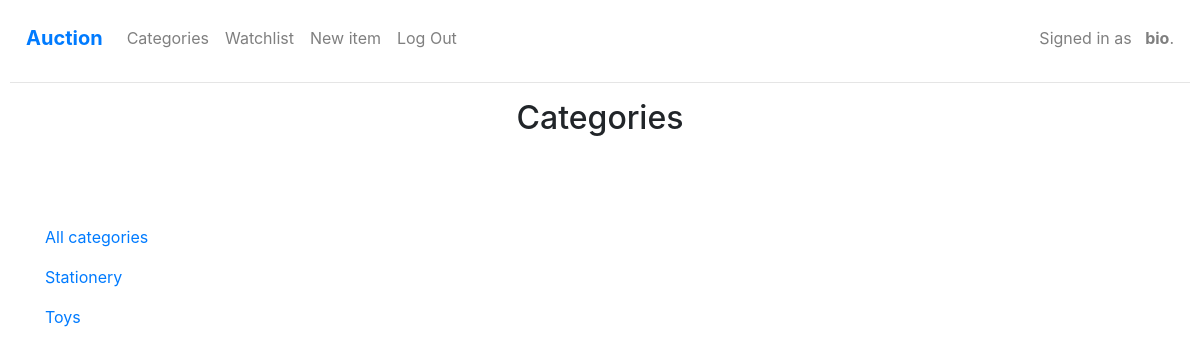
The page /categories (signed in) on the database its author committed.
### auctions/models.py (models this page shows)
class User(AbstractUser):
    default_auto_field = 'django.db.models.AutoField'

### item/models.py (models this page shows)
class Category(models.Model):
    name = models.CharField(max_length=255)
    class Meta:
        ordering = ('name',)
        verbose_name_plural = "Categories"
    def __str__(self):
        return self.name

### auctions/views.py (the view)
# urls.py: path("categories", views.categories, name="categories"),
def categories(request):
    return render(request, "auctions/categories.html", {
        "Categories": Category.objects.all()
    })

### auctions/templates/auctions/categories.html (shortened to what this page needs)
{% extends "auctions/layout.html" %}
{% block body %}
<div class="text-center">
  <h2>Categories</h2>
</div>
<br>
<div class="album py-5">
  <div class="container">
    <ul class="navbar-nav mr-auto " >
      <li class="nav-item">
        <a class="nav-link" href="{% url 'index' %}">All categories</a>
      </li>
      {% for Category in Categories %}
      <li class="nav-item">
        <a class="nav-link" href="{% url 'category_items' Category.name  %}">{{ Category }}</a>
      </li>
      {% endfor %}
    </ul>
  </div>
{% endblock %}

### auctions/templates/auctions/layout.html (shortened to what this page needs)
{% load static %}
<!DOCTYPE html>
<html lang="en">
    <head>
        <link rel="stylesheet" href="https://stackpath.bootstrapcdn.com/bootstrap/4.4.1/css/bootstrap.min.css">
        <link href="{% static 'auctions/styles.css' %}" rel="stylesheet">
    </head>
    <body>
        <nav class="navbar navbar-expand navbar-light">
            <a class="navbar-brand text-primary" href="{% url 'index' %}"><b>Auction</b></a>
            <div class="collapse navbar-collapse" id="navbarText">
              <ul class="navbar-nav mr-auto">
                <li class="nav-item">
                  <a class="nav-link" href="{% url 'categories' %}">Categories</a>
                </li>
                {% if user.is_authenticated %}
                <li class="nav-item">
                  <a class="nav-link" href="{% url 'watchlist' %}">Watchlist</a>
                </li>
                <li class="nav-item">
                  <a class="nav-link" href="{% url 'item:add' %}">New item</a>
                </li>
                  <li class="nav-item">
                    <a class="nav-link" href="{% url 'logout' %}">Log Out</a>
                  </li>
                {% else %}
                      <a class="nav-item nav-link" href="{% url 'login' %}">Log In</a>
                      <a class="nav-item nav-link" href="{% url 'register' %}">Register</a>
                {% endif %}
              </ul>
              <span class="navbar-text">
                {% if user.is_authenticated %}
                    Signed in as &nbsp; <strong>{{ user.username }}</strong>.
                {% else %}
                    Not signed in.
                {% endif %}
              </span>
            </div>
          </nav>
          <hr>
          {% block body %}
          {% endblock %}
    </body>
</html>

### auctions/static/auctions/styles.css (style rules this page uses)
body { padding: 10px; }

### rows shown on the page
User: username "bio"
Category: name "Stationery"
Category: name "Toys"
